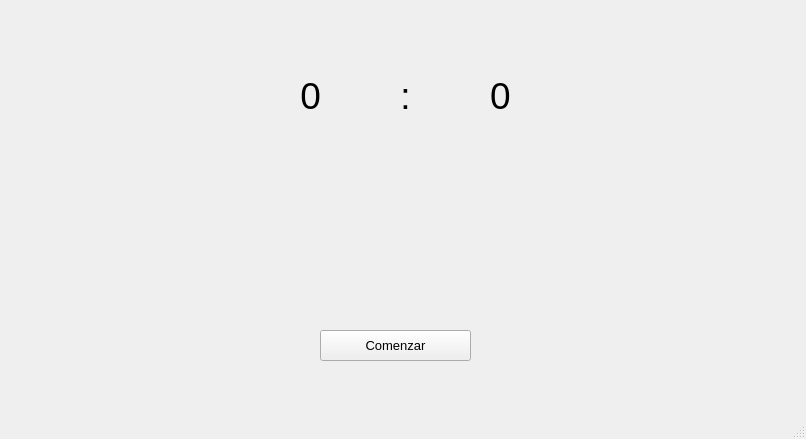
<?xml version="1.0" encoding="UTF-8"?>
<ui version="4.0">
 <class>MainWindow</class>
 <widget class="QMainWindow" name="MainWindow">
  <property name="geometry">
   <rect>
    <x>0</x>
    <y>0</y>
    <width>806</width>
    <height>439</height>
   </rect>
  </property>
  <property name="windowTitle">
   <string>MainWindow</string>
  </property>
  <widget class="QWidget" name="centralwidget">
   <widget class="QLabel" name="lbl_player">
    <property name="geometry">
     <rect>
      <x>270</x>
      <y>70</y>
      <width>51</width>
      <height>51</height>
     </rect>
    </property>
    <property name="font">
     <font>
      <family>Tahoma</family>
      <pointsize>28</pointsize>
     </font>
    </property>
    <property name="text">
     <string>0</string>
    </property>
    <property name="alignment">
     <set>Qt::AlignRight|Qt::AlignTrailing|Qt::AlignVCenter</set>
    </property>
   </widget>
   <widget class="QLabel" name="label_2">
    <property name="geometry">
     <rect>
      <x>380</x>
      <y>70</y>
      <width>51</width>
      <height>51</height>
     </rect>
    </property>
    <property name="font">
     <font>
      <family>Tahoma</family>
      <pointsize>28</pointsize>
     </font>
    </property>
    <property name="text">
     <string>:</string>
    </property>
    <property name="alignment">
     <set>Qt::AlignCenter</set>
    </property>
   </widget>
   <widget class="QLabel" name="lbl_pc">
    <property name="geometry">
     <rect>
      <x>490</x>
      <y>70</y>
      <width>51</width>
      <height>51</height>
     </rect>
    </property>
    <property name="font">
     <font>
      <family>Tahoma</family>
      <pointsize>28</pointsize>
     </font>
    </property>
    <property name="text">
     <string>0</string>
    </property>
    <property name="alignment">
     <set>Qt::AlignLeading|Qt::AlignLeft|Qt::AlignVCenter</set>
    </property>
   </widget>
   <widget class="QPushButton" name="btn_comenzar">
    <property name="geometry">
     <rect>
      <x>320</x>
      <y>330</y>
      <width>151</width>
      <height>31</height>
     </rect>
    </property>
    <property name="font">
     <font>
      <pointsize>10</pointsize>
     </font>
    </property>
    <property name="text">
     <string>Comenzar</string>
    </property>
   </widget>
   <widget class="QLabel" name="img_pc">
    <property name="geometry">
     <rect>
      <x>580</x>
      <y>150</y>
      <width>61</width>
      <height>81</height>
     </rect>
    </property>
    <property name="text">
     <string/>
    </property>
    <property name="scaledContents">
     <bool>true</bool>
    </property>
   </widget>
   <widget class="QPushButton" name="piedra">
    <property name="geometry">
     <rect>
      <x>60</x>
      <y>150</y>
      <width>81</width>
      <height>91</height>
     </rect>
    </property>
    <property name="autoFillBackground">
     <bool>false</bool>
    </property>
    <property name="text">
     <string/>
    </property>
    <property name="icon">
     <iconset resource="../recursos.qrc">
      <normaloff>:/variable/Imagenes/rock.png</normaloff>:/variable/Imagenes/rock.png</iconset>
    </property>
    <property name="iconSize">
     <size>
      <width>80</width>
      <height>80</height>
     </size>
    </property>
    <property name="checkable">
     <bool>false</bool>
    </property>
    <property name="flat">
     <bool>true</bool>
    </property>
   </widget>
   <widget class="QPushButton" name="papel">
    <property name="geometry">
     <rect>
      <x>150</x>
      <y>150</y>
      <width>81</width>
      <height>91</height>
     </rect>
    </property>
    <property name="autoFillBackground">
     <bool>false</bool>
    </property>
    <property name="text">
     <string/>
    </property>
    <property name="icon">
     <iconset resource="../recursos.qrc">
      <normaloff>:/variable/Imagenes/paper.png</normaloff>:/variable/Imagenes/paper.png</iconset>
    </property>
    <property name="iconSize">
     <size>
      <width>80</width>
      <height>80</height>
     </size>
    </property>
    <property name="checkable">
     <bool>false</bool>
    </property>
    <property name="flat">
     <bool>true</bool>
    </property>
   </widget>
   <widget class="QPushButton" name="tijera">
    <property name="geometry">
     <rect>
      <x>240</x>
      <y>150</y>
      <width>81</width>
      <height>91</height>
     </rect>
    </property>
    <property name="autoFillBackground">
     <bool>false</bool>
    </property>
    <property name="text">
     <string/>
    </property>
    <property name="icon">
     <iconset resource="../recursos.qrc">
      <normaloff>:/variable/Imagenes/scissors.png</normaloff>:/variable/Imagenes/scissors.png</iconset>
    </property>
    <property name="iconSize">
     <size>
      <width>90</width>
      <height>90</height>
     </size>
    </property>
    <property name="checkable">
     <bool>false</bool>
    </property>
    <property name="flat">
     <bool>true</bool>
    </property>
   </widget>
   <widget class="QLabel" name="lbl_resultado">
    <property name="geometry">
     <rect>
      <x>272</x>
      <y>260</y>
      <width>251</width>
      <height>51</height>
     </rect>
    </property>
    <property name="font">
     <font>
      <family>Tahoma</family>
      <pointsize>28</pointsize>
     </font>
    </property>
    <property name="text">
     <string/>
    </property>
    <property name="alignment">
     <set>Qt::AlignCenter</set>
    </property>
   </widget>
  </widget>
  <widget class="QMenuBar" name="menubar">
   <property name="geometry">
    <rect>
     <x>0</x>
     <y>0</y>
     <width>806</width>
     <height>26</height>
    </rect>
   </property>
  </widget>
  <widget class="QStatusBar" name="statusbar"/>
 </widget>
 <resources>
  <include location="../recursos.qrc"/>
 </resources>
 <connections/>
</ui>
